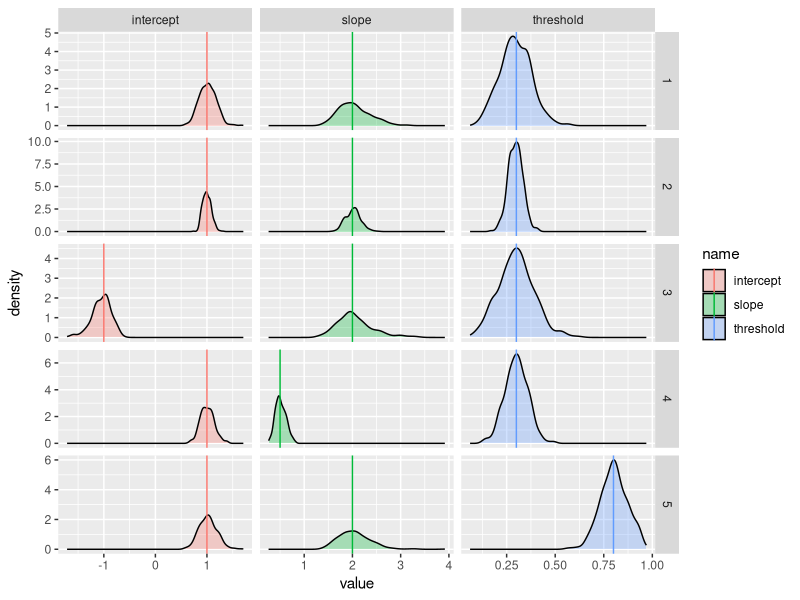
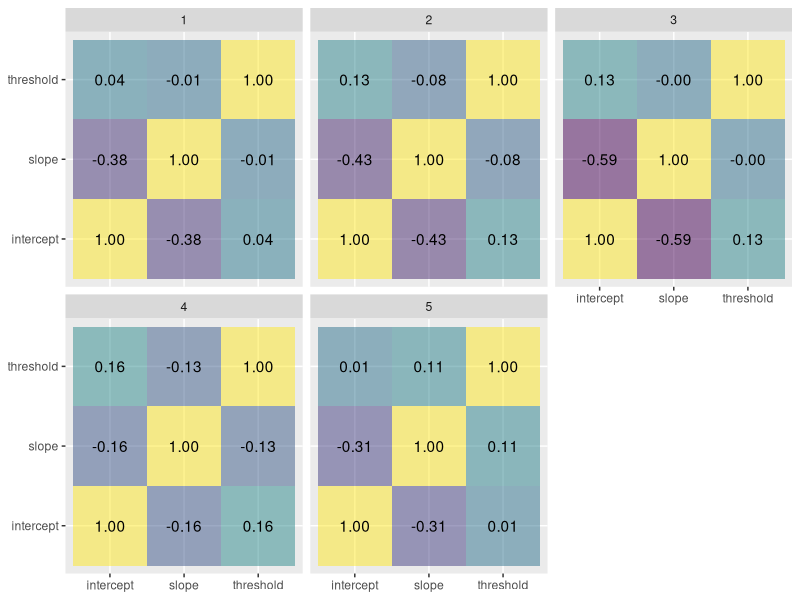

Source code (R) for these figures, in order:
## ---- chunk 1
library(tidyverse)
library(ordinal)
## ---- chunk 2
generate.and.estimate.ordinal.gompit.regression <- function(n, intercept, slope, threshold) {
  x <- rnorm(n)
  y <- intercept + slope * x + -rgumbel(n)
  class <- as.factor(as.numeric(y > 0) + as.numeric(y > threshold) + as.numeric(y > 1))
  fit <- clm(
    formula = class ~ 1 + x,
    link = "cloglog"
  )
  result <- data.frame(
    intercept = -coef(fit)[[1]],
    slope = coef(fit)[[4]] / (coef(fit)[[3]] - coef(fit)[[1]]),
    threshold = (coef(fit)[[2]] - coef(fit)[[1]]) / (coef(fit)[[3]] - coef(fit)[[1]])
  )
  return(result)
}
## ---- chunk 3
parameters <- tibble(
  parameter.set = seq(5),
  n.data = c(200, 800, 200, 200, 200),
  intercept = c(1, 1, -1, 1, 1),
  slope = c(2, 2, 2, 0.5, 2),
  threshold = c(0.3, 0.3, 0.3, 0.3, 0.8)
)
parameters
## ---- chunk 4
estimated.parameters <- parameters %>%
  expand_grid(
    run = seq(400)
  ) %>%
  rowwise() %>%
  mutate(
    generate.and.estimate.ordinal.gompit.regression(
      n = n.data,
      intercept = intercept,
      slope = slope,
      threshold = threshold
    )
  ) %>%
  ungroup()
estimated.parameters
## ---- chunk 5
ggplot() +
  geom_density(
    mapping = aes(
      x = value,
      fill = name
    ),
    data = estimated.parameters %>%
      pivot_longer(
        cols = c("intercept", "slope", "threshold")
      ),
    alpha = 0.3
  ) +
  geom_vline(
    mapping = aes(
      xintercept = value,
      col = name
    ),
    data = parameters %>%
      pivot_longer(
        cols = c("intercept", "slope", "threshold")
      )
  ) +
  facet_grid(
    cols = vars(name),
    rows = vars(parameter.set),
    scales = "free"
  )
## ---- chunk 6
ggplot(
  mapping = aes(
    x = parameter.1,
    y = parameter.2,
    fill = correlation,
    label = sprintf("%.2f", correlation)
  ),
  data = estimated.parameters %>%
    group_by(parameter.set) %>%
    reframe(
      expand_grid(
        parameter.1 = c("intercept", "slope", "threshold"),
        parameter.2 = c("intercept", "slope", "threshold")
      ),
      correlation = c(cor(data.frame(intercept, slope, threshold)))
    )
) +
  geom_tile(alpha = 0.5) +
  geom_text() +
  scale_fill_viridis_c() +
  guides(fill = "none") +
  labs(
    x = NULL,
    y = NULL
  ) +
  facet_wrap(
    facets = vars(parameter.set)
  )
